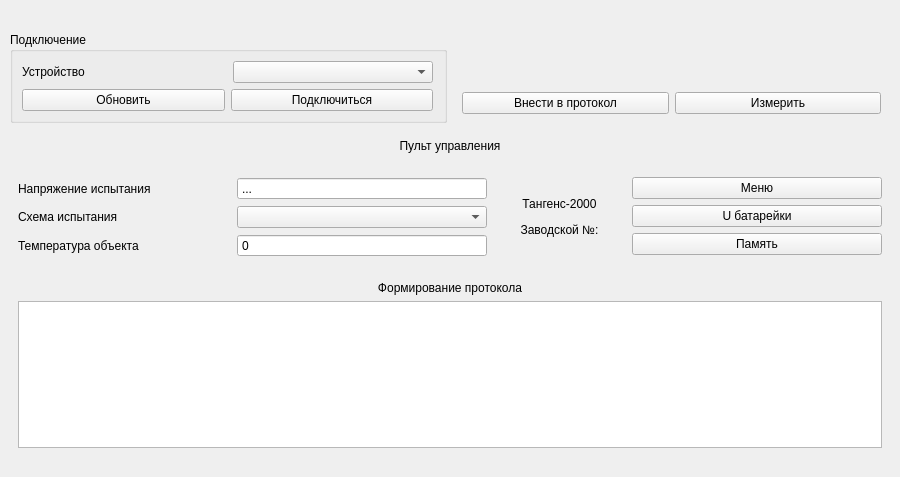
<?xml version="1.0" encoding="UTF-8"?>
<ui version="4.0">
 <class>Device_T2000</class>
 <widget class="QWidget" name="Device_T2000">
  <property name="geometry">
   <rect>
    <x>0</x>
    <y>0</y>
    <width>900</width>
    <height>477</height>
   </rect>
  </property>
  <property name="windowTitle">
   <string>Form</string>
  </property>
  <layout class="QGridLayout" name="gridLayout_4">
   <property name="leftMargin">
    <number>9</number>
   </property>
   <property name="rightMargin">
    <number>9</number>
   </property>
   <item row="0" column="0">
    <widget class="QLabel" name="lblTitle">
     <property name="text">
      <string/>
     </property>
     <property name="alignment">
      <set>Qt::AlignCenter</set>
     </property>
    </widget>
   </item>
   <item row="1" column="0">
    <widget class="QWidget" name="wHeader" native="true">
     <property name="sizePolicy">
      <sizepolicy hsizetype="Preferred" vsizetype="Fixed">
       <horstretch>0</horstretch>
       <verstretch>0</verstretch>
      </sizepolicy>
     </property>
     <layout class="QHBoxLayout" name="horizontalLayout_2">
      <property name="leftMargin">
       <number>1</number>
      </property>
      <property name="topMargin">
       <number>1</number>
      </property>
      <property name="rightMargin">
       <number>1</number>
      </property>
      <property name="bottomMargin">
       <number>1</number>
      </property>
      <item>
       <widget class="QGroupBox" name="gbControl">
        <property name="title">
         <string>Подключение</string>
        </property>
        <layout class="QGridLayout" name="gridLayout_3">
         <property name="rightMargin">
          <number>11</number>
         </property>
         <item row="0" column="0">
          <layout class="QHBoxLayout" name="horizontalLayout_4">
           <item>
            <widget class="QLabel" name="lblDevice">
             <property name="text">
              <string>Устройство</string>
             </property>
            </widget>
           </item>
           <item>
            <spacer name="horizontalSpacer">
             <property name="orientation">
              <enum>Qt::Horizontal</enum>
             </property>
             <property name="sizeHint" stdset="0">
              <size>
               <width>119</width>
               <height>20</height>
              </size>
             </property>
            </spacer>
           </item>
           <item>
            <layout class="QHBoxLayout" name="horizontalLayout_5"/>
           </item>
           <item>
            <widget class="QComboBox" name="cbDevices">
             <property name="sizePolicy">
              <sizepolicy hsizetype="Fixed" vsizetype="Fixed">
               <horstretch>0</horstretch>
               <verstretch>0</verstretch>
              </sizepolicy>
             </property>
             <property name="minimumSize">
              <size>
               <width>200</width>
               <height>0</height>
              </size>
             </property>
            </widget>
           </item>
          </layout>
         </item>
         <item row="1" column="0">
          <layout class="QHBoxLayout" name="horizontalLayout_3">
           <item>
            <widget class="QPushButton" name="pbUpdate">
             <property name="sizePolicy">
              <sizepolicy hsizetype="Expanding" vsizetype="Fixed">
               <horstretch>0</horstretch>
               <verstretch>0</verstretch>
              </sizepolicy>
             </property>
             <property name="text">
              <string>Обновить</string>
             </property>
            </widget>
           </item>
           <item>
            <widget class="QPushButton" name="pbConnect">
             <property name="sizePolicy">
              <sizepolicy hsizetype="Expanding" vsizetype="Fixed">
               <horstretch>0</horstretch>
               <verstretch>0</verstretch>
              </sizepolicy>
             </property>
             <property name="text">
              <string>Подключиться</string>
             </property>
            </widget>
           </item>
          </layout>
         </item>
        </layout>
       </widget>
      </item>
      <item>
       <widget class="QWidget" name="wMeasure" native="true">
        <property name="sizePolicy">
         <sizepolicy hsizetype="Expanding" vsizetype="Expanding">
          <horstretch>0</horstretch>
          <verstretch>0</verstretch>
         </sizepolicy>
        </property>
        <layout class="QVBoxLayout" name="verticalLayout">
         <item>
          <widget class="QLabel" name="lblConnectionStatus">
           <property name="sizePolicy">
            <sizepolicy hsizetype="Preferred" vsizetype="Preferred">
             <horstretch>0</horstretch>
             <verstretch>0</verstretch>
            </sizepolicy>
           </property>
           <property name="minimumSize">
            <size>
             <width>0</width>
             <height>0</height>
            </size>
           </property>
           <property name="text">
            <string/>
           </property>
           <property name="alignment">
            <set>Qt::AlignCenter</set>
           </property>
          </widget>
         </item>
         <item>
          <layout class="QHBoxLayout" name="horizontalLayout">
           <item>
            <widget class="QPushButton" name="pbProtocol">
             <property name="text">
              <string>Внести в протокол</string>
             </property>
            </widget>
           </item>
           <item>
            <widget class="QPushButton" name="pbMeasure">
             <property name="text">
              <string>Измерить</string>
             </property>
            </widget>
           </item>
          </layout>
         </item>
        </layout>
       </widget>
      </item>
     </layout>
    </widget>
   </item>
   <item row="2" column="0">
    <widget class="QStackedWidget" name="stackedWidget">
     <property name="currentIndex">
      <number>0</number>
     </property>
     <widget class="QWidget" name="page1">
      <layout class="QGridLayout" name="gridLayout_5">
       <item row="0" column="0">
        <widget class="QLabel" name="lblConsoleTitle">
         <property name="text">
          <string>Пульт управления</string>
         </property>
         <property name="alignment">
          <set>Qt::AlignCenter</set>
         </property>
        </widget>
       </item>
       <item row="1" column="0">
        <widget class="QWidget" name="wControlConsole" native="true">
         <layout class="QHBoxLayout" name="horizontalLayout_6">
          <property name="spacing">
           <number>24</number>
          </property>
          <property name="leftMargin">
           <number>0</number>
          </property>
          <property name="topMargin">
           <number>9</number>
          </property>
          <property name="rightMargin">
           <number>0</number>
          </property>
          <property name="bottomMargin">
           <number>0</number>
          </property>
          <item>
           <widget class="QWidget" name="wConsole" native="true">
            <layout class="QGridLayout" name="gridLayout">
             <property name="leftMargin">
              <number>0</number>
             </property>
             <property name="rightMargin">
              <number>0</number>
             </property>
             <item row="2" column="1">
              <spacer name="horizontalSpacer_4">
               <property name="orientation">
                <enum>Qt::Horizontal</enum>
               </property>
               <property name="sizeType">
                <enum>QSizePolicy::Fixed</enum>
               </property>
               <property name="sizeHint" stdset="0">
                <size>
                 <width>80</width>
                 <height>20</height>
                </size>
               </property>
              </spacer>
             </item>
             <item row="0" column="2">
              <widget class="QSpinBox" name="sbVoltage">
               <property name="sizePolicy">
                <sizepolicy hsizetype="Expanding" vsizetype="Fixed">
                 <horstretch>0</horstretch>
                 <verstretch>0</verstretch>
                </sizepolicy>
               </property>
               <property name="minimumSize">
                <size>
                 <width>250</width>
                 <height>0</height>
                </size>
               </property>
               <property name="buttonSymbols">
                <enum>QAbstractSpinBox::NoButtons</enum>
               </property>
               <property name="specialValueText">
                <string>...</string>
               </property>
               <property name="prefix">
                <string/>
               </property>
               <property name="minimum">
                <number>-1</number>
               </property>
               <property name="maximum">
                <number>10000</number>
               </property>
               <property name="value">
                <number>-1</number>
               </property>
              </widget>
             </item>
             <item row="0" column="0">
              <widget class="QLabel" name="lblVoltage">
               <property name="text">
                <string>Напряжение испытания</string>
               </property>
              </widget>
             </item>
             <item row="0" column="1">
              <spacer name="horizontalSpacer_2">
               <property name="orientation">
                <enum>Qt::Horizontal</enum>
               </property>
               <property name="sizeType">
                <enum>QSizePolicy::Fixed</enum>
               </property>
               <property name="sizeHint" stdset="0">
                <size>
                 <width>80</width>
                 <height>20</height>
                </size>
               </property>
              </spacer>
             </item>
             <item row="1" column="0">
              <widget class="QLabel" name="lblSchema">
               <property name="text">
                <string>Схема испытания</string>
               </property>
              </widget>
             </item>
             <item row="2" column="0">
              <widget class="QLabel" name="lblTemperature">
               <property name="text">
                <string>Температура объекта</string>
               </property>
              </widget>
             </item>
             <item row="1" column="1">
              <spacer name="horizontalSpacer_3">
               <property name="orientation">
                <enum>Qt::Horizontal</enum>
               </property>
               <property name="sizeType">
                <enum>QSizePolicy::Fixed</enum>
               </property>
               <property name="sizeHint" stdset="0">
                <size>
                 <width>80</width>
                 <height>20</height>
                </size>
               </property>
              </spacer>
             </item>
             <item row="2" column="2">
              <widget class="QSpinBox" name="sbTemperature">
               <property name="sizePolicy">
                <sizepolicy hsizetype="Expanding" vsizetype="Fixed">
                 <horstretch>0</horstretch>
                 <verstretch>0</verstretch>
                </sizepolicy>
               </property>
               <property name="minimumSize">
                <size>
                 <width>250</width>
                 <height>0</height>
                </size>
               </property>
               <property name="buttonSymbols">
                <enum>QAbstractSpinBox::NoButtons</enum>
               </property>
               <property name="minimum">
                <number>-1</number>
               </property>
               <property name="maximum">
                <number>40</number>
               </property>
              </widget>
             </item>
             <item row="1" column="2">
              <widget class="QComboBox" name="cbSchema">
               <property name="sizePolicy">
                <sizepolicy hsizetype="Expanding" vsizetype="Fixed">
                 <horstretch>0</horstretch>
                 <verstretch>0</verstretch>
                </sizepolicy>
               </property>
               <property name="minimumSize">
                <size>
                 <width>250</width>
                 <height>0</height>
                </size>
               </property>
              </widget>
             </item>
            </layout>
           </widget>
          </item>
          <item>
           <widget class="QLabel" name="lblMonitor">
            <property name="sizePolicy">
             <sizepolicy hsizetype="Expanding" vsizetype="Preferred">
              <horstretch>0</horstretch>
              <verstretch>0</verstretch>
             </sizepolicy>
            </property>
            <property name="minimumSize">
             <size>
              <width>0</width>
              <height>0</height>
             </size>
            </property>
            <property name="text">
             <string>&lt;html&gt;&lt;head/&gt;&lt;body&gt;&lt;p&gt;Тангенс-2000&lt;/p&gt;&lt;p&gt;Заводской №:&lt;/p&gt;&lt;/body&gt;&lt;/html&gt;</string>
            </property>
            <property name="alignment">
             <set>Qt::AlignCenter</set>
            </property>
           </widget>
          </item>
          <item>
           <widget class="QWidget" name="wTools" native="true">
            <property name="sizePolicy">
             <sizepolicy hsizetype="Fixed" vsizetype="Preferred">
              <horstretch>0</horstretch>
              <verstretch>0</verstretch>
             </sizepolicy>
            </property>
            <property name="minimumSize">
             <size>
              <width>250</width>
              <height>0</height>
             </size>
            </property>
            <layout class="QVBoxLayout" name="verticalLayout_2">
             <property name="leftMargin">
              <number>0</number>
             </property>
             <property name="rightMargin">
              <number>0</number>
             </property>
             <item>
              <widget class="QPushButton" name="pbMenu">
               <property name="sizePolicy">
                <sizepolicy hsizetype="Expanding" vsizetype="Fixed">
                 <horstretch>0</horstretch>
                 <verstretch>0</verstretch>
                </sizepolicy>
               </property>
               <property name="minimumSize">
                <size>
                 <width>0</width>
                 <height>0</height>
                </size>
               </property>
               <property name="maximumSize">
                <size>
                 <width>16777215</width>
                 <height>16777215</height>
                </size>
               </property>
               <property name="text">
                <string>Меню</string>
               </property>
              </widget>
             </item>
             <item>
              <widget class="QPushButton" name="pbBatteryVoltage">
               <property name="sizePolicy">
                <sizepolicy hsizetype="Expanding" vsizetype="Fixed">
                 <horstretch>0</horstretch>
                 <verstretch>0</verstretch>
                </sizepolicy>
               </property>
               <property name="minimumSize">
                <size>
                 <width>0</width>
                 <height>0</height>
                </size>
               </property>
               <property name="maximumSize">
                <size>
                 <width>16777215</width>
                 <height>16777215</height>
                </size>
               </property>
               <property name="text">
                <string>U батарейки</string>
               </property>
              </widget>
             </item>
             <item>
              <widget class="QPushButton" name="pbMemory">
               <property name="sizePolicy">
                <sizepolicy hsizetype="Expanding" vsizetype="Fixed">
                 <horstretch>0</horstretch>
                 <verstretch>0</verstretch>
                </sizepolicy>
               </property>
               <property name="minimumSize">
                <size>
                 <width>0</width>
                 <height>0</height>
                </size>
               </property>
               <property name="maximumSize">
                <size>
                 <width>16777215</width>
                 <height>16777215</height>
                </size>
               </property>
               <property name="text">
                <string>Память</string>
               </property>
              </widget>
             </item>
            </layout>
           </widget>
          </item>
         </layout>
        </widget>
       </item>
       <item row="2" column="0">
        <widget class="QWidget" name="wProtocol" native="true">
         <layout class="QVBoxLayout" name="verticalLayout_3">
          <property name="leftMargin">
           <number>0</number>
          </property>
          <property name="rightMargin">
           <number>0</number>
          </property>
          <item>
           <widget class="QLabel" name="lblProtocol">
            <property name="text">
             <string>Формирование протокола</string>
            </property>
            <property name="alignment">
             <set>Qt::AlignCenter</set>
            </property>
           </widget>
          </item>
          <item>
           <widget class="QTableView" name="tvProtocol"/>
          </item>
         </layout>
        </widget>
       </item>
      </layout>
     </widget>
     <widget class="QWidget" name="page2">
      <layout class="QGridLayout" name="gridLayout_2">
       <item row="1" column="0">
        <widget class="QLabel" name="lblError">
         <property name="text">
          <string/>
         </property>
         <property name="alignment">
          <set>Qt::AlignCenter</set>
         </property>
        </widget>
       </item>
       <item row="2" column="0">
        <spacer name="verticalSpacer">
         <property name="orientation">
          <enum>Qt::Vertical</enum>
         </property>
         <property name="sizeHint" stdset="0">
          <size>
           <width>20</width>
           <height>40</height>
          </size>
         </property>
        </spacer>
       </item>
       <item row="0" column="0">
        <spacer name="verticalSpacer_2">
         <property name="orientation">
          <enum>Qt::Vertical</enum>
         </property>
         <property name="sizeHint" stdset="0">
          <size>
           <width>20</width>
           <height>40</height>
          </size>
         </property>
        </spacer>
       </item>
      </layout>
     </widget>
    </widget>
   </item>
  </layout>
 </widget>
 <resources/>
 <connections/>
</ui>
